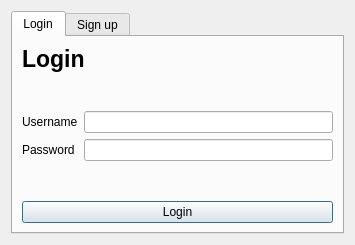
<?xml version="1.0" encoding="UTF-8"?>
<ui version="4.0">
 <class>firstFrom</class>
 <widget class="QDialog" name="firstFrom">
  <property name="geometry">
   <rect>
    <x>0</x>
    <y>0</y>
    <width>355</width>
    <height>245</height>
   </rect>
  </property>
  <property name="windowTitle">
   <string>Dialog</string>
  </property>
  <layout class="QGridLayout" name="gridLayout">
   <item row="0" column="0">
    <widget class="QTabWidget" name="tabWidget">
     <property name="currentIndex">
      <number>0</number>
     </property>
     <widget class="QWidget" name="">
      <attribute name="title">
       <string>Login</string>
      </attribute>
      <layout class="QGridLayout" name="gridLayout_3">
       <item row="0" column="0">
        <layout class="QVBoxLayout" name="verticalLayout">
         <item>
          <widget class="QLabel" name="label_3">
           <property name="font">
            <font>
             <family>Ubuntu</family>
             <pointsize>17</pointsize>
             <weight>75</weight>
             <bold>true</bold>
            </font>
           </property>
           <property name="text">
            <string>Login</string>
           </property>
          </widget>
         </item>
         <item>
          <spacer name="verticalSpacer_2">
           <property name="orientation">
            <enum>Qt::Vertical</enum>
           </property>
           <property name="sizeHint" stdset="0">
            <size>
             <width>20</width>
             <height>40</height>
            </size>
           </property>
          </spacer>
         </item>
         <item>
          <layout class="QFormLayout" name="formLayout">
           <item row="0" column="0">
            <widget class="QLabel" name="label">
             <property name="text">
              <string>Username</string>
             </property>
             <property name="buddy">
              <cstring>loginUsername</cstring>
             </property>
            </widget>
           </item>
           <item row="0" column="1">
            <widget class="QLineEdit" name="loginUsername"/>
           </item>
           <item row="1" column="1">
            <widget class="QLineEdit" name="loginPassword">
             <property name="echoMode">
              <enum>QLineEdit::Password</enum>
             </property>
            </widget>
           </item>
           <item row="1" column="0">
            <widget class="QLabel" name="label_2">
             <property name="text">
              <string>Password</string>
             </property>
             <property name="buddy">
              <cstring>loginPassword</cstring>
             </property>
            </widget>
           </item>
          </layout>
         </item>
         <item>
          <spacer name="verticalSpacer_3">
           <property name="orientation">
            <enum>Qt::Vertical</enum>
           </property>
           <property name="sizeHint" stdset="0">
            <size>
             <width>20</width>
             <height>40</height>
            </size>
           </property>
          </spacer>
         </item>
         <item>
          <widget class="QPushButton" name="loginButton">
           <property name="text">
            <string>Login</string>
           </property>
           <property name="default">
            <bool>true</bool>
           </property>
          </widget>
         </item>
        </layout>
       </item>
      </layout>
     </widget>
     <widget class="QWidget" name="tab_2">
      <attribute name="title">
       <string>Sign up</string>
      </attribute>
      <layout class="QGridLayout" name="gridLayout_4">
       <item row="0" column="0">
        <layout class="QVBoxLayout" name="verticalLayout_2">
         <item>
          <widget class="QLabel" name="label_7">
           <property name="font">
            <font>
             <pointsize>17</pointsize>
             <weight>75</weight>
             <bold>true</bold>
            </font>
           </property>
           <property name="text">
            <string>Sign up</string>
           </property>
           <property name="buddy">
            <cstring>signupUsername</cstring>
           </property>
          </widget>
         </item>
         <item>
          <spacer name="verticalSpacer_5">
           <property name="orientation">
            <enum>Qt::Vertical</enum>
           </property>
           <property name="sizeHint" stdset="0">
            <size>
             <width>20</width>
             <height>40</height>
            </size>
           </property>
          </spacer>
         </item>
         <item>
          <layout class="QFormLayout" name="formLayout_2">
           <item row="0" column="0">
            <widget class="QLabel" name="label_4">
             <property name="text">
              <string>Username</string>
             </property>
             <property name="buddy">
              <cstring>signupUsername</cstring>
             </property>
            </widget>
           </item>
           <item row="0" column="1">
            <widget class="QLineEdit" name="signupUsername"/>
           </item>
           <item row="1" column="0">
            <widget class="QLabel" name="label_5">
             <property name="text">
              <string>Password</string>
             </property>
             <property name="buddy">
              <cstring>signupPassword</cstring>
             </property>
            </widget>
           </item>
           <item row="2" column="0">
            <widget class="QLabel" name="label_6">
             <property name="text">
              <string>re-Password</string>
             </property>
             <property name="buddy">
              <cstring>signupRePassword</cstring>
             </property>
            </widget>
           </item>
           <item row="1" column="1">
            <widget class="QLineEdit" name="signupPassword">
             <property name="echoMode">
              <enum>QLineEdit::Password</enum>
             </property>
            </widget>
           </item>
           <item row="2" column="1">
            <widget class="QLineEdit" name="signupRePassword">
             <property name="echoMode">
              <enum>QLineEdit::Password</enum>
             </property>
            </widget>
           </item>
          </layout>
         </item>
         <item>
          <spacer name="verticalSpacer_6">
           <property name="orientation">
            <enum>Qt::Vertical</enum>
           </property>
           <property name="sizeHint" stdset="0">
            <size>
             <width>20</width>
             <height>40</height>
            </size>
           </property>
          </spacer>
         </item>
         <item>
          <widget class="QPushButton" name="signupButton">
           <property name="text">
            <string>Sign up</string>
           </property>
           <property name="autoDefault">
            <bool>true</bool>
           </property>
           <property name="default">
            <bool>false</bool>
           </property>
          </widget>
         </item>
        </layout>
       </item>
      </layout>
     </widget>
    </widget>
   </item>
  </layout>
 </widget>
 <tabstops>
  <tabstop>loginUsername</tabstop>
  <tabstop>loginPassword</tabstop>
  <tabstop>loginButton</tabstop>
  <tabstop>signupUsername</tabstop>
  <tabstop>signupPassword</tabstop>
  <tabstop>signupRePassword</tabstop>
  <tabstop>signupButton</tabstop>
 </tabstops>
 <resources/>
 <connections/>
</ui>
